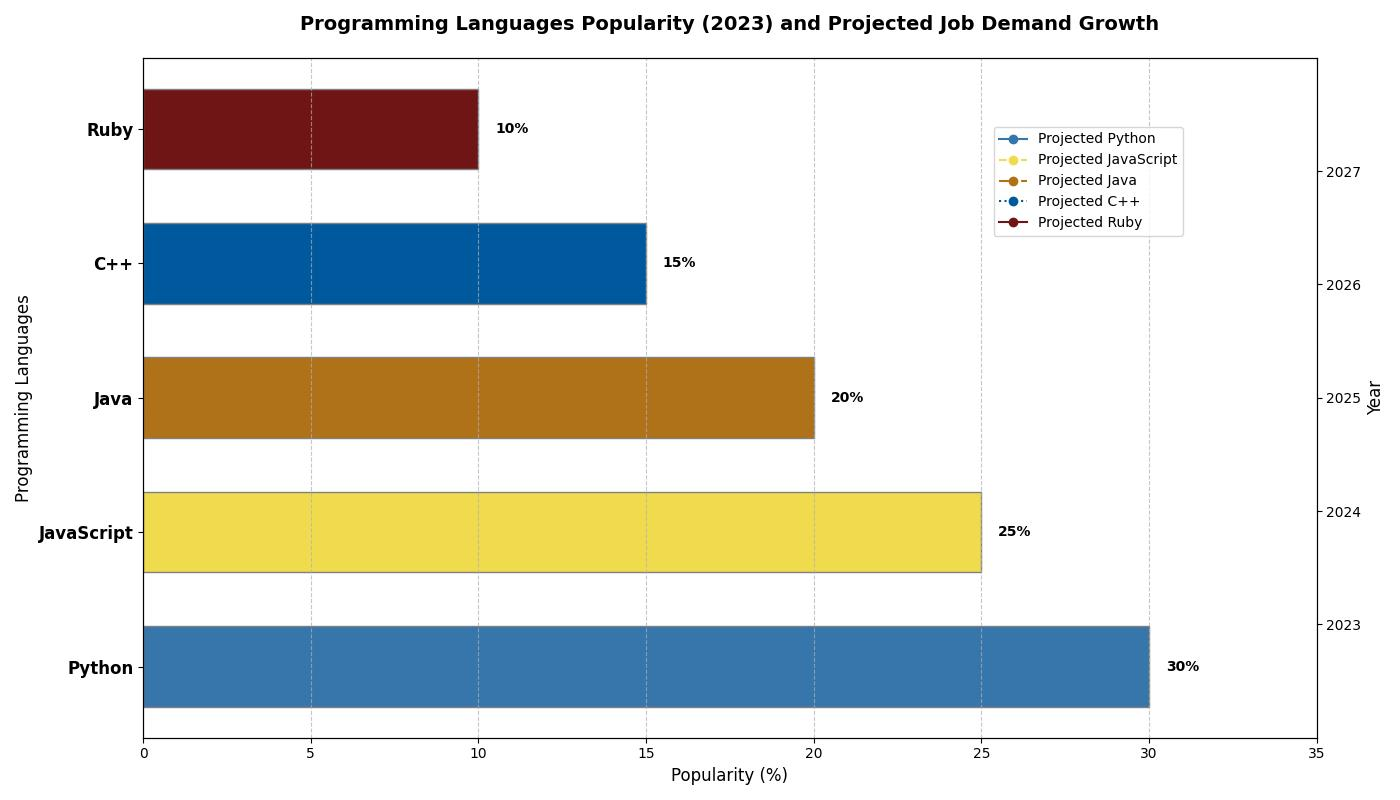

Generate this figure with Python:
import matplotlib.pyplot as plt
import numpy as np

# Backstory: Analyzing the performance of different programming languages in terms of popularity and projected job demand growth
# Data for popularity (percentage)
languages = ['Python', 'JavaScript', 'Java', 'C++', 'Ruby']
popularity = [30, 25, 20, 15, 10]  # Percentage values

# Data for projected job demand growth (in thousands)
years = np.array([2023, 2024, 2025, 2026, 2027])
projected_jobs_growth = {
    'Python': [150, 155, 160, 165, 170],
    'JavaScript': [130, 135, 140, 145, 150],
    'Java': [120, 122, 124, 126, 128],
    'C++': [100, 102, 104, 106, 108],
    'Ruby': [80, 82, 84, 86, 88]
}

# Colors and line styles
colors = ['#3776AB', '#F0DB4F', '#B07219', '#00599C', '#701516']
line_styles = ['-', '--', '-.', ':', '-']

# Create the figure and axis objects
fig, ax1 = plt.subplots(figsize=(14, 8))

# Plot the bar chart for popularity
bars = ax1.barh(languages, popularity, color=colors, edgecolor='grey', height=0.6)

# Adding percentage labels to each bar
for bar, percentage in zip(bars, popularity):
    ax1.text(bar.get_width() + 0.5, bar.get_y() + bar.get_height() / 2,
            f'{percentage}%', va='center', ha='left', fontsize=10, fontweight='bold', color='black')

# Add a secondary y-axis for the line plot
ax2 = ax1.twinx()

# Plot the line charts for projected job demand growth
for idx, (language, growth) in enumerate(projected_jobs_growth.items()):
    ax2.plot(growth, years, label=f'Projected {language}', color=colors[idx], linestyle=line_styles[idx], marker='o')

# Title and labels
ax1.set_title("Programming Languages Popularity (2023) and Projected Job Demand Growth", fontsize=14, fontweight='bold', pad=20)
ax1.set_xlabel("Popularity (%)", fontsize=12)
ax1.set_ylabel("Programming Languages", fontsize=12)
ax2.set_ylabel("Year", fontsize=12)
ax2.set_yticks(years)

# Set axis limits to improve visualization
ax1.set_xlim(0, 35)
ax2.set_ylim(2022, 2028)

# Add gridlines to the x-axis of the bar chart
ax1.xaxis.grid(True, linestyle='--', alpha=0.7)

# Adjust y-ticks for the programming languages
ax1.set_yticks(np.arange(len(languages)))
ax1.set_yticklabels(languages, fontsize=12, fontweight='bold')

# Add legend for the line plot
fig.legend(loc='upper right', bbox_to_anchor=(0.85, 0.85), fontsize=10)

# Automatically adjust layout
plt.tight_layout()

# Show plot
plt.show()
